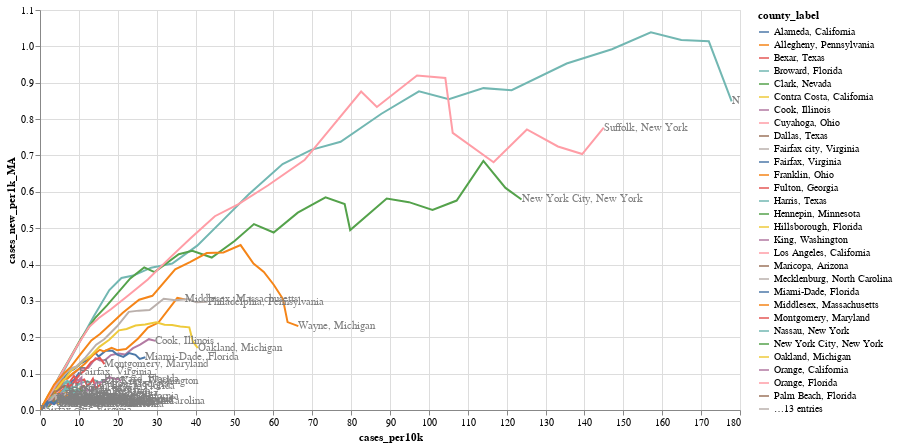

The code cell stored with this chart in its notebook:
### Code cell
lines = (alt.Chart(cases_percap_big)
    .mark_line()
    .encode(x = 'cases_per10k:Q',
            y = 'cases_new_per1k_MA:Q',
            stroke = 'county_label:N',
            tooltip = 'county_label:N')
    .interactive()
    .properties(height = 400, width = 700))

# get latest record per county for label
cases_percap_big['latest'] = cases_percap_big.groupby('county_label')['date'].transform('max')
cases_percap_big_latest = cases_percap_big[cases_percap_big.date == cases_percap_big.latest]

labels = (alt.Chart(cases_percap_big_latest)
          .mark_point()
          .encode(x = 'cases_per10k:Q',
                  y = 'cases_new_per1k_MA:Q')
          .mark_text(align = 'left',
                    baseline = 'middle',
                    color = 'grey')
          .encode(text = 'county_label:N'))

lines + labels

### Figure 1 — Vega-Lite specification as saved in the notebook (floating-point values rounded to 4 significant figures; data arrays with more than 128 entries replaced by an {"elided": "..."} marker saying what was removed)
{"config": {"view": {"continuousWidth": 400, "continuousHeight": 300}}, "layer": [{"data": {"name": "data-ad209ec8e6197d335b70c0f6788f3361"}, "mark": "line", "encoding": {"stroke": {"type": "nominal", "field": "county_label"}, "tooltip": {"type": "nominal", "field": "county_label"}, "x": {"type": "quantitative", "field": "cases_per10k"}, "y": {"type": "quantitative", "field": "cases_new_per1k_MA"}}, "height": 400, "selection": {"selector003": {"type": "interval", "bind": "scales", "encodings": ["x", "y"]}}, "width": 700}, {"data": {"name": "data-3d5be935c6d663f7e26cb5818834094f"}, "mark": {"type": "text", "align": "left", "baseline": "middle", "color": "grey"}, "encoding": {"text": {"type": "nominal", "field": "county_label"}, "x": {"type": "quantitative", "field": "cases_per10k"}, "y": {"type": "quantitative", "field": "cases_new_per1k_MA"}}}], "$schema": "https://vega.github.io/schema/vega-lite/v4.0.0.json", "datasets": {"data-ad209ec8e6197d335b70c0f6788f3361": {"elided": "1826 records"}, "data-3d5be935c6d663f7e26cb5818834094f": [{"date": "2020-04-13T00:00:00", "cases": 907, "cases_per10k": 5.453, "county_label": "Alameda, California", "cases_new_per1k": 0.02585, "STNAME": "California", "TOT_POP": 1663000.0, "cases_new_per1k_MA": 0.02549, "latest": "2020-04-13T00:00:00"}, {"date": "2020-04-13T00:00:00", "cases": 876, "cases_per10k": 7.162, "county_label": "Allegheny, Pennsylvania", "cases_new_per1k": 0.01553, "STNAME": "Pennsylvania", "TOT_POP": 1223000.0, "cases_new_per1k_MA": 0.02551, "latest": "2020-04-13T00:00:00"}, {"date": "2020-04-13T00:00:00", "cases": 783, "cases_per10k": 3.998, "county_label": "Bexar, Texas", "cases_new_per1k": 0.02502, "STNAME": "Texas", "TOT_POP": 1959000.0, "cases_new_per1k_MA": 0.02747, "latest": "2020-04-13T00:00:00"}, {"date": "2020-04-13T00:00:00", "cases": 3177, "cases_per10k": 16.41, "county_label": "Broward, Florida", "cases_new_per1k": 0.1198, "STNAME": "Florida", "TOT_POP": 1936000.0, "cases_new_per1k_MA": 0.08389, "latest": "2020-04-13T00:00:00"}, {"date": "2020-04-13T00:00:00", "cases": 2444, "cases_per10k": 11.09, "county_label": "Clark, Nevada", "cases_new_per1k": 0.05444, "STNAME": "Nevada", "TOT_POP": 2204000.0, "cases_new_per1k_MA": 0.05136, "latest": "2020-04-13T00:00:00"}, {"date": "2020-04-13T00:00:00", "cases": 552, "cases_per10k": 4.811, "county_label": "Contra Costa, California", "cases_new_per1k": 0.01133, "STNAME": "California", "TOT_POP": 1147000.0, "cases_new_per1k_MA": 0.01569, "latest": "2020-04-13T00:00:00"}, {"date": "2020-04-13T00:00:00", "cases": 15474, "cases_per10k": 29.69, "county_label": "Cook, Illinois", "cases_new_per1k": 0.1706, "STNAME": "Illinois", "TOT_POP": 5211000.0, "cases_new_per1k_MA": 0.1901, "latest": "2020-04-13T00:00:00"}, {"date": "2020-04-13T00:00:00", "cases": 1197, "cases_per10k": 9.587, "county_label": "Cuyahoga, Ohio", "cases_new_per1k": 0.03604, "STNAME": "Ohio", "TOT_POP": 1249000.0, "cases_new_per1k_MA": 0.03797, "latest": "2020-04-13T00:00:00"}, {"date": "2020-04-13T00:00:00", "cases": 1788, "cases_per10k": 6.829, "county_label": "Dallas, Texas", "cases_new_per1k": 0.02483, "STNAME": "Texas", "TOT_POP": 2618000.0, "cases_new_per1k_MA": 0.03544, "latest": "2020-04-13T00:00:00"}, {"date": "2020-04-13T00:00:00", "cases": 1, "cases_per10k": 0.008708, "county_label": "Fairfax city, Virginia", "cases_new_per1k": 0.0, "STNAME": "Virginia", "TOT_POP": 1148000.0, "cases_new_per1k_MA": 0.0, "latest": "2020-04-13T00:00:00"}, {"date": "2020-04-13T00:00:00", "cases": 1164, "cases_per10k": 10.14, "county_label": "Fairfax, Virginia", "cases_new_per1k": 0.1358, "STNAME": "Virginia", "TOT_POP": 1148000.0, "cases_new_per1k_MA": 0.1034, "latest": "2020-04-13T00:00:00"}, {"date": "2020-04-13T00:00:00", "cases": 1012, "cases_per10k": 7.833, "county_label": "Franklin, Ohio", "cases_new_per1k": 0.05341, "STNAME": "Ohio", "TOT_POP": 1292000.0, "cases_new_per1k_MA": 0.03886, "latest": "2020-04-13T00:00:00"}, {"date": "2020-04-13T00:00:00", "cases": 1635, "cases_per10k": 15.7, "county_label": "Fulton, Georgia", "cases_new_per1k": 0.1344, "STNAME": "Georgia", "TOT_POP": 1041000.0, "cases_new_per1k_MA": 0.07182, "latest": "2020-04-13T00:00:00"}, {"date": "2020-04-13T00:00:00", "cases": 3747, "cases_per10k": 8.053, "county_label": "Harris, Texas", "cases_new_per1k": 0.02536, "STNAME": "Texas", "TOT_POP": 4653000.0, "cases_new_per1k_MA": 0.06043, "latest": "2020-04-13T00:00:00"}, {"date": "2020-04-13T00:00:00", "cases": 557, "cases_per10k": 4.449, "county_label": "Hennepin, Minnesota", "cases_new_per1k": 0.0, "STNAME": "Minnesota", "TOT_POP": 1252000.0, "cases_new_per1k_MA": 0.03402, "latest": "2020-04-13T00:00:00"}, {"date": "2020-04-13T00:00:00", "cases": 813, "cases_per10k": 5.772, "county_label": "Hillsborough, Florida", "cases_new_per1k": 0.03834, "STNAME": "Florida", "TOT_POP": 1409000.0, "cases_new_per1k_MA": 0.02584, "latest": "2020-04-13T00:00:00"}, {"date": "2020-04-13T00:00:00", "cases": 4551, "cases_per10k": 20.79, "county_label": "King, Washington", "cases_new_per1k": 0.0562, "STNAME": "Washington", "TOT_POP": 2189000.0, "cases_new_per1k_MA": 0.07868, "latest": "2020-04-13T00:00:00"}, {"date": "2020-04-13T00:00:00", "cases": 9420, "cases_per10k": 9.268, "county_label": "Los Angeles, California", "cases_new_per1k": 0.02243, "STNAME": "California", "TOT_POP": 10160000.0, "cases_new_per1k_MA": 0.03719, "latest": "2020-04-13T00:00:00"}, {"date": "2020-04-13T00:00:00", "cases": 2020, "cases_per10k": 4.69, "county_label": "Maricopa, Arizona", "cases_new_per1k": 0.01393, "STNAME": "Arizona", "TOT_POP": 4307000.0, "cases_new_per1k_MA": 0.02141, "latest": "2020-04-13T00:00:00"}, {"date": "2020-04-13T00:00:00", "cases": 970, "cases_per10k": 9.008, "county_label": "Mecklenburg, North Carolina", "cases_new_per1k": 0.01486, "STNAME": "North Carolina", "TOT_POP": 1077000.0, "cases_new_per1k_MA": 0.026, "latest": "2020-04-13T00:00:00"}, {"date": "2020-04-13T00:00:00", "cases": 7458, "cases_per10k": 27.1, "county_label": "Miami-Dade, Florida", "cases_new_per1k": 0.1457, "STNAME": "Florida", "TOT_POP": 2752000.0, "cases_new_per1k_MA": 0.1452, "latest": "2020-04-13T00:00:00"}, {"date": "2020-04-13T00:00:00", "cases": 5983, "cases_per10k": 37.33, "county_label": "Middlesex, Massachusetts", "cases_new_per1k": 0.2015, "STNAME": "Massachusetts", "TOT_POP": 1603000.0, "cases_new_per1k_MA": 0.3042, "latest": "2020-04-13T00:00:00"}, {"date": "2020-04-13T00:00:00", "cases": 1756, "cases_per10k": 16.58, "county_label": "Montgomery, Maryland", "cases_new_per1k": 0.1181, "STNAME": "Maryland", "TOT_POP": 1059000.0, "cases_new_per1k_MA": 0.1262, "latest": "2020-04-13T00:00:00"}, {"date": "2020-04-13T00:00:00", "cases": 24358, "cases_per10k": 177.9, "county_label": "Nassau, New York", "cases_new_per1k": 0.5878, "STNAME": "New York", "TOT_POP": 1370000.0, "cases_new_per1k_MA": 0.8485, "latest": "2020-04-13T00:00:00"}, {"date": "2020-04-13T00:00:00", "cases": 106764, "cases_per10k": 123.8, "county_label": "New York City, New York", "cases_new_per1k": 0.4124, "STNAME": "New York", "TOT_POP": 8623000.0, "cases_new_per1k_MA": 0.579, "latest": "2020-04-13T00:00:00"}, {"date": "2020-04-13T00:00:00", "cases": 5073, "cases_per10k": 40.56, "county_label": "Oakland, Michigan", "cases_new_per1k": 0.1263, "STNAME": "Michigan", "TOT_POP": 1251000.0, "cases_new_per1k_MA": 0.1704, "latest": "2020-04-13T00:00:00"}, {"date": "2020-04-13T00:00:00", "cases": 1283, "cases_per10k": 4.021, "county_label": "Orange, California", "cases_new_per1k": 0.001881, "STNAME": "California", "TOT_POP": 3190000.0, "cases_new_per1k_MA": 0.01674, "latest": "2020-04-13T00:00:00"}, {"date": "2020-04-13T00:00:00", "cases": 1023, "cases_per10k": 7.584, "county_label": "Orange, Florida", "cases_new_per1k": 0.0556, "STNAME": "Florida", "TOT_POP": 1349000.0, "cases_new_per1k_MA": 0.02965, "latest": "2020-04-13T00:00:00"}, {"date": "2020-04-13T00:00:00", "cases": 1702, "cases_per10k": 11.57, "county_label": "Palm Beach, Florida", "cases_new_per1k": 0.03942, "STNAME": "Florida", "TOT_POP": 1471000.0, "cases_new_per1k_MA": 0.06526, "latest": "2020-04-13T00:00:00"}, {"date": "2020-04-13T00:00:00", "cases": 6810, "cases_per10k": 43.08, "county_label": "Philadelphia, Pennsylvania", "cases_new_per1k": 0.2897, "STNAME": "Pennsylvania", "TOT_POP": 1581000.0, "cases_new_per1k_MA": 0.2978, "latest": "2020-04-13T00:00:00"}, {"date": "2020-04-13T00:00:00", "cases": 668, "cases_per10k": 6.531, "county_label": "Pima, Arizona", "cases_new_per1k": 0.04498, "STNAME": "Arizona", "TOT_POP": 1023000.0, "cases_new_per1k_MA": 0.03989, "latest": "2020-04-13T00:00:00"}, {"date": "2020-04-13T00:00:00", "cases": 1751, "cases_per10k": 7.226, "county_label": "Riverside, California", "cases_new_per1k": 0.05447, "STNAME": "California", "TOT_POP": 2423000.0, "cases_new_per1k_MA": 0.04721, "latest": "2020-04-13T00:00:00"}, {"date": "2020-04-13T00:00:00", "cases": 739, "cases_per10k": 4.828, "county_label": "Sacramento, California", "cases_new_per1k": 0.02091, "STNAME": "California", "TOT_POP": 1531000.0, "cases_new_per1k_MA": 0.02091, "latest": "2020-04-13T00:00:00"}, {"date": "2020-04-13T00:00:00", "cases": 1157, "cases_per10k": 10.19, "county_label": "Salt Lake, Utah", "cases_new_per1k": 0.0273, "STNAME": "Utah", "TOT_POP": 1136000.0, "cases_new_per1k_MA": 0.0509, "latest": "2020-04-13T00:00:00"}, {"date": "2020-04-13T00:00:00", "cases": 977, "cases_per10k": 4.529, "county_label": "San Bernardino, California", "cases_new_per1k": 0.04172, "STNAME": "California", "TOT_POP": 2157000.0, "cases_new_per1k_MA": 0.03115, "latest": "2020-04-13T00:00:00"}, {"date": "2020-04-13T00:00:00", "cases": 1847, "cases_per10k": 5.534, "county_label": "San Diego, California", "cases_new_per1k": 0.01288, "STNAME": "California", "TOT_POP": 3338000.0, "cases_new_per1k_MA": 0.019, "latest": "2020-04-13T00:00:00"}, {"date": "2020-04-13T00:00:00", "cases": 1666, "cases_per10k": 8.596, "county_label": "Santa Clara, California", "cases_new_per1k": 0.02322, "STNAME": "California", "TOT_POP": 1938000.0, "cases_new_per1k_MA": 0.02951, "latest": "2020-04-13T00:00:00"}, {"date": "2020-04-13T00:00:00", "cases": 21643, "cases_per10k": 145.0, "county_label": "Suffolk, New York", "cases_new_per1k": 0.5539, "STNAME": "New York", "TOT_POP": 1493000.0, "cases_new_per1k_MA": 0.7768, "latest": "2020-04-13T00:00:00"}, {"date": "2020-04-13T00:00:00", "cases": 876, "cases_per10k": 4.264, "county_label": "Tarrant, Texas", "cases_new_per1k": 0.03407, "STNAME": "Texas", "TOT_POP": 2054000.0, "cases_new_per1k_MA": 0.02804, "latest": "2020-04-13T00:00:00"}, {"date": "2020-04-13T00:00:00", "cases": 856, "cases_per10k": 6.978, "county_label": "Travis, Texas", "cases_new_per1k": 0.06685, "STNAME": "Texas", "TOT_POP": 1227000.0, "cases_new_per1k_MA": 0.04239, "latest": "2020-04-13T00:00:00"}, {"date": "2020-04-13T00:00:00", "cases": 476, "cases_per10k": 4.439, "county_label": "Wake, North Carolina", "cases_new_per1k": 0.005596, "STNAME": "North Carolina", "TOT_POP": 1072000.0, "cases_new_per1k_MA": 0.02108, "latest": "2020-04-13T00:00:00"}, {"date": "2020-04-13T00:00:00", "cases": 11648, "cases_per10k": 66.42, "county_label": "Wayne, Michigan", "cases_new_per1k": 0.276, "STNAME": "Michigan", "TOT_POP": 1754000.0, "cases_new_per1k_MA": 0.2306, "latest": "2020-04-13T00:00:00"}]}}
